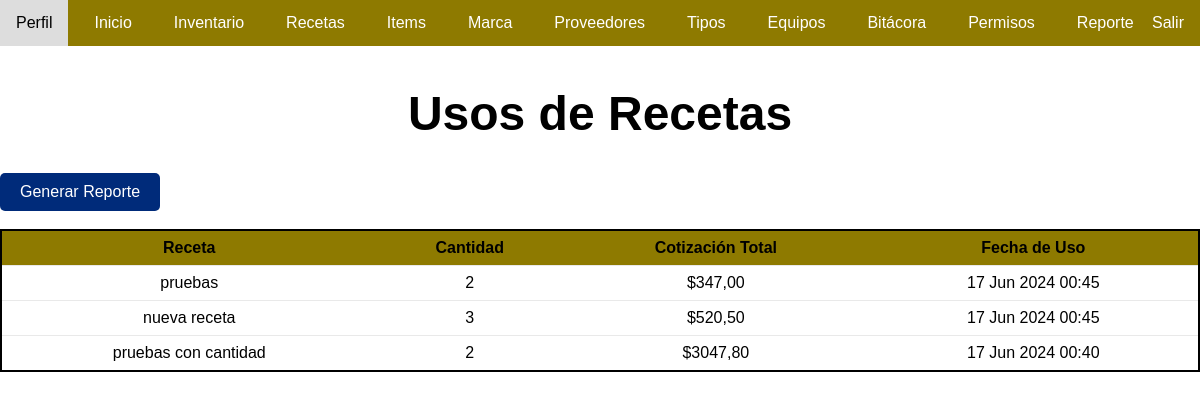
Before: /usos-receta/ (signed in) with the older database file.
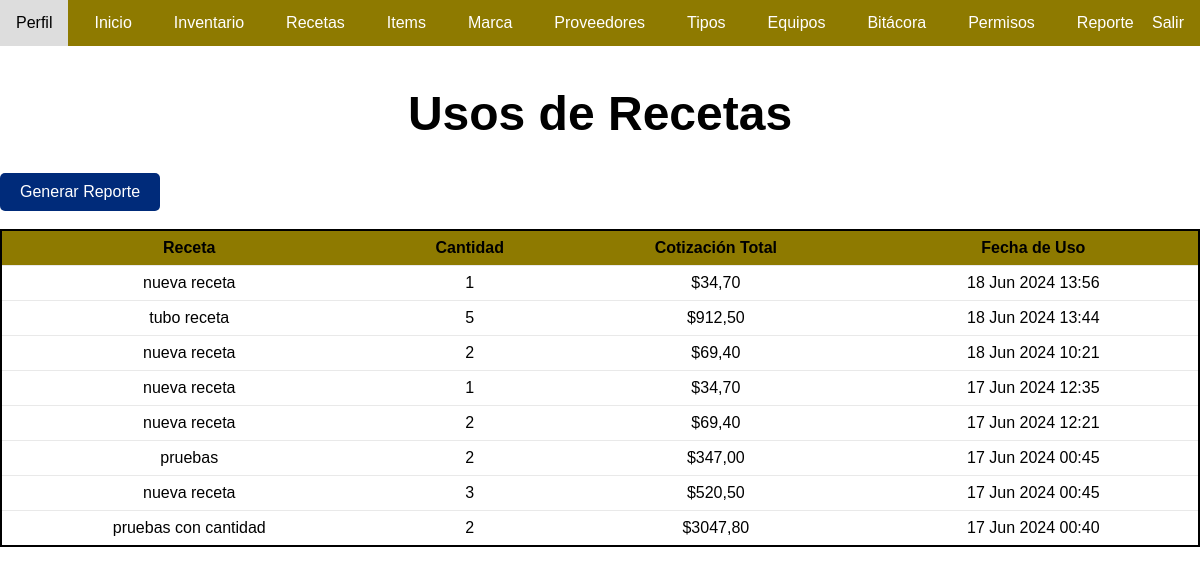
After: the same page with the newer database file.
### app/models.py (models this page shows, shortened)
class UsoReceta(models.Model):
    receta = models.ForeignKey(Receta, on_delete=models.CASCADE)
    cantidad = models.IntegerField()
    cotizacion_total = models.DecimalField(max_digits=10, decimal_places=2)
    fecha_uso = models.DateTimeField(auto_now_add=True)
    usuario = models.ForeignKey(User, on_delete=models.CASCADE)

class Receta(models.Model):
    nombre = models.CharField(max_length=100)
    descripcion = models.TextField()
    ingredientes_items = models.ManyToManyField(Item, through='RecetaItem')
    ingredientes_recetas = models.ManyToManyField('self', symmetrical=False, through='RecetaReceta', related_name='subrecetas')
    usuario = models.ForeignKey(User, on_delete=models.SET_NULL, null=True, blank=True)

### app/views.py (the view)
# urls.py: path('usos-receta/', views.lista_usos_receta, name='lista_usos_receta'),
@login_required
def lista_usos_receta(request):
    usos_recetas = UsoReceta.objects.all().order_by('-fecha_uso')
    mexico_tz = pytz.timezone('America/Mexico_City')
    for uso in usos_recetas:
        uso.fecha_uso_mexico = uso.fecha_uso.astimezone(mexico_tz)
    context = {
        'usos_recetas': usos_recetas
    }
    return render(request, 'lista_usos_receta.html', context)

### app/templates/lista_usos_receta.html (shortened to what this page needs)
{%load static%}
<!DOCTYPE html>
<html lang="en">
<head>
    <link rel="stylesheet" type="text/css" href="{% static 'css/marca.css' %}">
</head>
<body>
    <div class="container mt-5">
        <nav class="navbar">
            <ul>
                <li><a href="/perfil/">Perfil</a></li>
                <li><a href="/">Inicio</a></li>
                {%if perms.app.view_registro%}
                <li><a href="/inventario/">Inventario</a></li>
                {%endif%}
                <li><a href="/recetas/">Recetas</a></li>
                {% if perms.app.view_item %}
                <li><a href="{% url 'listar_items' %}">Items</a></li>
                {% endif %}
                {% if perms.app.view_marca %}
                <li><a href="/marca/">Marca</a></li>
                {% endif %}
                {% if perms.app.view_proveedor %}
                <li><a href="/proveedores/">Proveedores</a></li>
                {% endif %}
                {% if perms.app.view_type %}
                <li><a href="/tipos/">Tipos</a></li>
                {% endif %}
                {% if perms.app.view_locatios %}
                <li><a href="/listar-locations/">Equipos</a></li>
                {% endif %}
                {% if perms.app.view_bitacora %}
                <li><a href="/bitacora/">Bitácora</a></li>
                {% endif %}
                {% if perms.app.view_auth_permission %}
                <li><a href="/asignar-permisos/">Permisos</a></li>
                {% endif %}
                <li><a href="/usos-receta/">Reporte</a></li>
                <li>
                    <div class="cerrar-sesion"><a href="{% url 'salir' %}" class="cerrar-sesion">Salir</a></div>
                </li>
            </ul>
        </nav>
        <br><br><br>
        <h1 class="mb-4">Usos de Recetas</h1>
        <a href="{% url 'generar_reporte' %}" style="display: inline-block; padding: 10px 20px; background-color: #002B7A; color: white; text-align: center; text-decoration: none; border-radius: 5px;">Generar Reporte</a>
        <br><br>
        <table class="table table-striped">
            <thead>
                <tr>
                    <th>Receta</th>
                    <th>Cantidad</th>
                    <th>Cotización Total</th>
                    <th>Fecha de Uso</th>
                </tr>
            </thead>
            <tbody>
                {% for uso in usos_recetas %}
                <tr>
                    <td>{{ uso.receta.nombre }}</td>
                    <td>{{ uso.cantidad }}</td>
                    <td>${{ uso.cotizacion_total }}</td>
                    <td>{{ uso.fecha_uso_mexico|date:"d M Y H:i" }}</td>
                </tr>
                {% endfor %}
            </tbody>
        </table>
    </div>
</body>
</html>

Changed rows visible on the page:
added UsoReceta: receta.nombre "nueva receta", cantidad "1", cotizacion_total "34,70", fecha_uso_mexico "18 Jun 2024 13:56"
added UsoReceta: receta.nombre "tubo receta", cantidad "5", cotizacion_total "912,50", fecha_uso_mexico "18 Jun 2024 13:44"
added UsoReceta: receta.nombre "nueva receta", cantidad "2", cotizacion_total "69,40", fecha_uso_mexico "18 Jun 2024 10:21"
added UsoReceta: receta.nombre "nueva receta", cantidad "1", cotizacion_total "34,70", fecha_uso_mexico "17 Jun 2024 12:35"
added UsoReceta: receta.nombre "nueva receta", cantidad "2", cotizacion_total "69,40", fecha_uso_mexico "17 Jun 2024 12:21"
